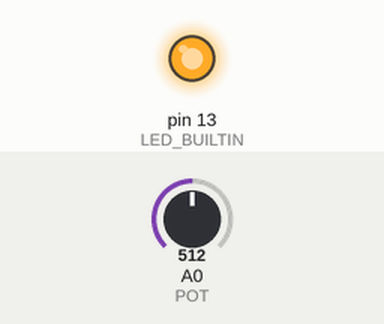
Simulated run of this sketch. Board: Arduino Uno, built with avr-gcc and run on an emulated ATmega328P. Parts: output pins drawn as LEDs (lit = HIGH). The test bench sets the inputs (shaded band); at power-on: A0 (POT) = 512.

Above: at 1.2 s.
1.3 s: A0 (POT) set to 133
2.8 s: A0 (POT) set to 119
At 4.0 s:
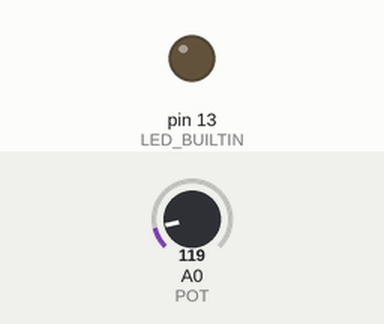
4.3 s: A0 (POT) set to 306
At 5.1 s:
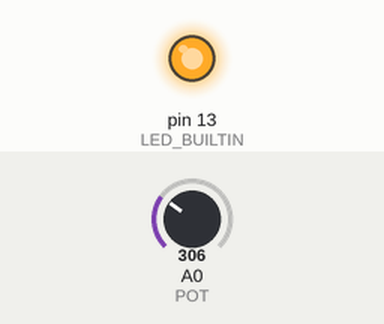
5.8 s: A0 (POT) set to 122
At 6.3 s:
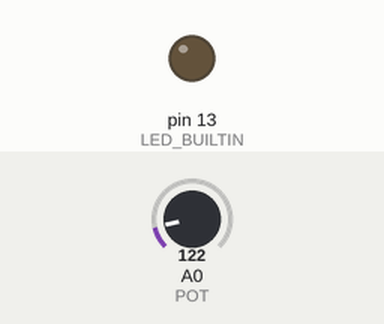
Timing chart, 0 to 8.3 s (numbered marks = the images above; inputs shaded):
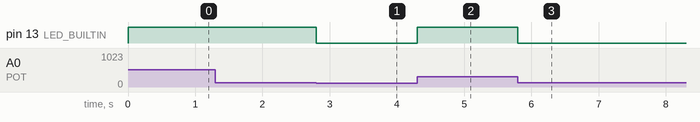

The sketch:

POT_LED.ino
```cpp
#define POT A0
static int val,writeval;
void setup()
{
  // put your setup code here, to run once:
  Serial.begin(9600);
  pinMode(POT,INPUT);
  pinMode(LED_BUILTIN,OUTPUT);
}

void loop()
{
  // put your main code here, to run repeatedly:
val = analogRead(POT);
writeval = val *(255 / 1023);
analogWrite(LED_BUILTIN,val);
}
```

Measured:
- the behaviour switches between 128 and 127 on A0 (POT) (found by bisection; images 0 and 1)
- after the input at 1.3 s, every drawn part: stays the same
- after the input at 2.8 s, pin 13 (LED_BUILTIN): HIGH → LOW at once
- after the input at 4.3 s, pin 13 (LED_BUILTIN): LOW → HIGH at once
- after the input at 5.8 s, pin 13 (LED_BUILTIN): HIGH → LOW at once
